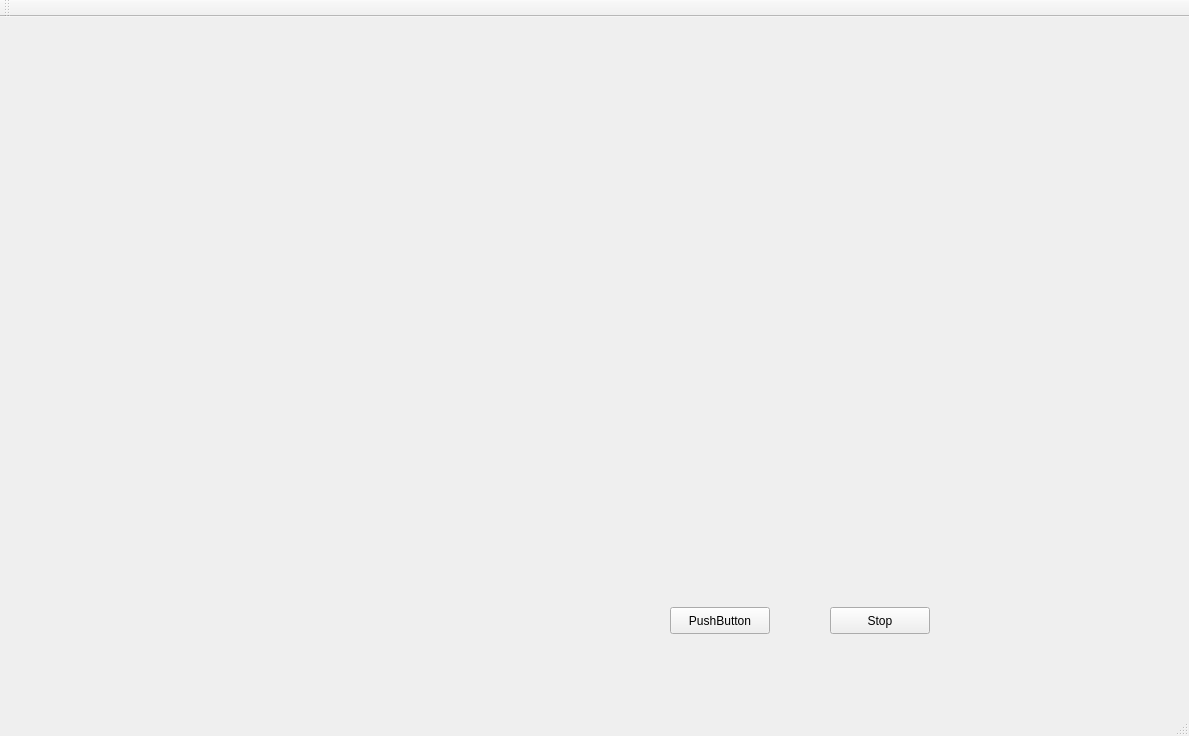
<?xml version="1.0" encoding="UTF-8"?>
<ui version="4.0">
 <class>MainWindow</class>
 <widget class="QMainWindow" name="MainWindow">
  <property name="geometry">
   <rect>
    <x>0</x>
    <y>0</y>
    <width>1189</width>
    <height>736</height>
   </rect>
  </property>
  <property name="windowTitle">
   <string>MainWindow</string>
  </property>
  <widget class="QWidget" name="centralWidget">
   <widget class="QCustomPlot" name="qcustomplot" native="true">
    <property name="geometry">
     <rect>
      <x>10</x>
      <y>10</y>
      <width>600</width>
      <height>600</height>
     </rect>
    </property>
   </widget>
   <widget class="QCustomPlot" name="qcustomplot2" native="true">
    <property name="geometry">
     <rect>
      <x>630</x>
      <y>50</y>
      <width>531</width>
      <height>181</height>
     </rect>
    </property>
   </widget>
   <widget class="QCustomPlot" name="qcustomplot3" native="true">
    <property name="geometry">
     <rect>
      <x>630</x>
      <y>260</y>
      <width>531</width>
      <height>181</height>
     </rect>
    </property>
   </widget>
   <widget class="QPushButton" name="savebutton">
    <property name="geometry">
     <rect>
      <x>670</x>
      <y>590</y>
      <width>100</width>
      <height>27</height>
     </rect>
    </property>
    <property name="text">
     <string>PushButton</string>
    </property>
   </widget>
   <widget class="QPushButton" name="switch_button">
    <property name="geometry">
     <rect>
      <x>830</x>
      <y>590</y>
      <width>100</width>
      <height>27</height>
     </rect>
    </property>
    <property name="text">
     <string>Stop</string>
    </property>
   </widget>
  </widget>
  <widget class="QMenuBar" name="menuBar">
   <property name="geometry">
    <rect>
     <x>0</x>
     <y>0</y>
     <width>1189</width>
     <height>24</height>
    </rect>
   </property>
  </widget>
  <widget class="QToolBar" name="mainToolBar">
   <attribute name="toolBarArea">
    <enum>TopToolBarArea</enum>
   </attribute>
   <attribute name="toolBarBreak">
    <bool>false</bool>
   </attribute>
  </widget>
  <widget class="QStatusBar" name="statusBar"/>
 </widget>
 <layoutdefault spacing="6" margin="11"/>
 <customwidgets>
  <customwidget>
   <class>QCustomPlot</class>
   <extends>QWidget</extends>
   <header location="global">qcustomplot.h</header>
   <container>1</container>
  </customwidget>
 </customwidgets>
 <resources/>
 <connections/>
</ui>
